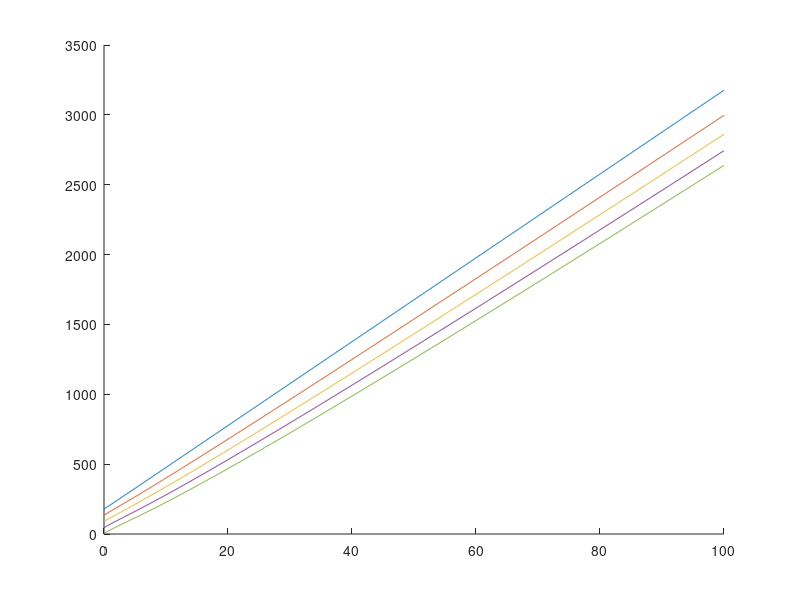
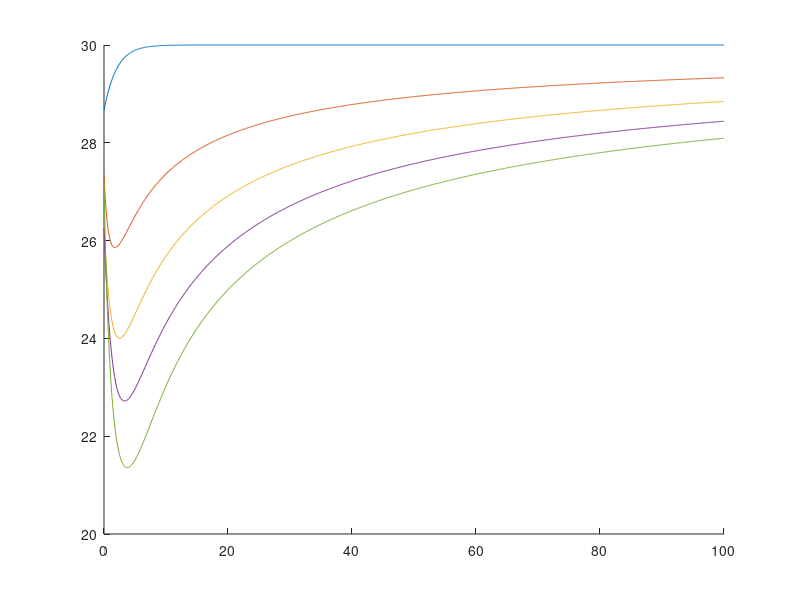
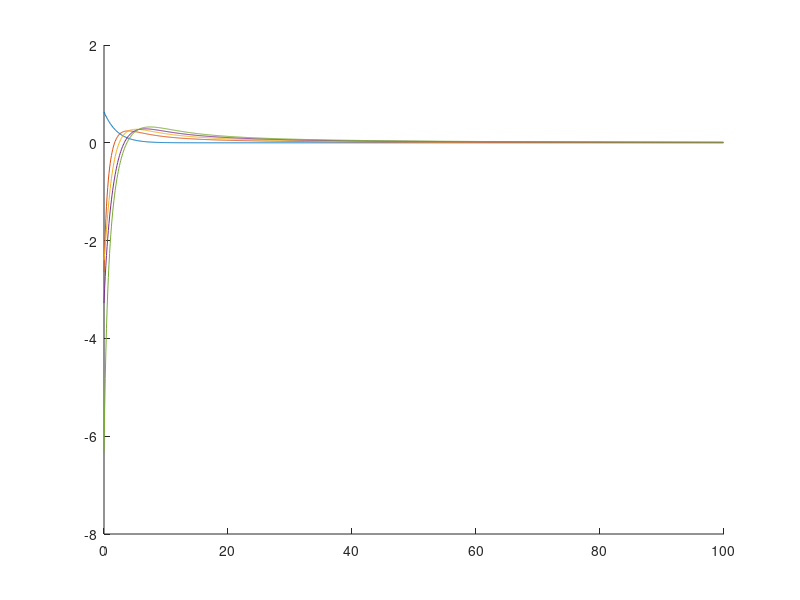

Write MATLAB code to recreate these figures, in order. (Note: this script raises an error after producing the figures.)


% In the following code I try to simulate human driven vehicle so that we
% can play with Bayesian Linear regression and see how it works. Because
% here we do not use VR, we need to generate vehicle trajectories (mimicing
% humans) in a different way. To do that, we use a car-following model.
% This model is the IDM model (you can google it). Here We will do a simple
% example considering only a single road. Not a merging. Next we initialize
% some parameters for our simulation. 

Simulation_time = 100;
time_step = 0.1;
N = round(Simulation_time / time_step);

v_des = 30;        % desired speed (m/s)
T = 1.5;           % time headway (s)
s0 = 4;            % minimum gap (m), a.k.a. s0 (your "gamma")
num_vehicles = 5;

% --- Initialize
vehicles = struct([]);
for i = 1:num_vehicles
    vehicles(i).id = i;
    vehicles(i).road = 1;

    % Preallocate trajectories
    vehicles(i).pos   = nan(1, N+1);
    vehicles(i).speed = nan(1, N+1);
    vehicles(i).acc   = nan(1, N+1);

    % Initial states
    vehicles(i).pos(1)   = (num_vehicles - i) * (40 + s0) + 4*rand(); % spaced back
    vehicles(i).speed(1) = 25 + (30-25)*rand();                      % 25–30 m/s
    vehicles(i).acc(1)   = 0;

    % IDM params (per vehicle)
    vehicles(i).a     = 2 + (5-2)*rand();     % max accel
    vehicles(i).b     = 1 + (4-1)*rand();     % comfortable decel
    vehicles(i).delta = 3 + (4-3)*rand();     % accel exponent (usually 4)
    vehicles(i).Length = 4 + (6-4)*rand();    % vehicle length (m)

    % Predecessor index (0 = no leader)
    vehicles(i).preceding_vehicle_index = i-1;
end
vehicles(1).preceding_vehicle_index = 0; % leader



% --- Simulation loop. This is the main loop where we update our vehicle
% trajerctories based on the IDM model. Play a little bit to see how each
% variable works. 

% As a next you need to define a trigger condition and based on available
% data train using BLR and predict. In the paper you can find some hint on
% how to select the number of data to train etc. But to make it
% simple you can say if a vehicle passes 60 meters in distance I train
% using data I have. Then we can do some comparisons how the amount of data
% can influence conservatism. 


for t = 1:N
    % Recompute order & predecessors each step (by position)
    [~, order] = sort(arrayfun(@(v) v.pos(t), vehicles), 'descend'); % larger x = ahead
    % Map: who is ahead of whom. We do that in order to easily identify the
    % preceding vehicle. We will do something similar when we have merging,
    % but it will not be the same. 
    inv_order = zeros(1,num_vehicles);
    inv_order(order) = 1:num_vehicles;
    for k = 1:num_vehicles
        rk = inv_order(k); % rank in sorted list
        if rk == 1
            vehicles(k).preceding_vehicle_index = 0; % no leader
        else
            leader_id = order(rk - 1);
            vehicles(k).preceding_vehicle_index = leader_id;
        end
    end

    % Update each vehicle
    for i = 1:num_vehicles
        
        v  = vehicles(i).speed(t);
        %the following 3 parameters are associated with some
        %characteristics of the vehicles (like maximum acceleration or
        %comfortable deceleration) and are used by the IDM model. The
        %parameter del does not have a physical interpretation. Look the
        %IDM model in google to see what this parameter does (it is not
        %important for now tho).
        a0 = vehicles(i).a;
        b0 = vehicles(i).b;
        del= vehicles(i).delta;


        %we check if there is a preceding vehicle. If it is not we need to
        %consider a special case of the IDM which is much simpler(see else)
        if vehicles(i).preceding_vehicle_index >= 1

    % we calculate some parameters needed for the IDM Model
            j = vehicles(i).preceding_vehicle_index;  % leader index
            vL = vehicles(j).speed(t);
            x  = vehicles(i).pos(t);
            xL = vehicles(j).pos(t);

            % actual net spacing s (subtract leader length)
            s  = xL - x - vehicles(j).Length;
            s  = max(s, 1e-3); % avoid divide-by-zero

            dv = v - vL; % positive if approaching
            s_star = s0 + v*T + (v * dv) / (2*sqrt(a0*b0));

            acc = a0 * ( 1 - (v / v_des)^del - (s_star / s)^2 );
        else
            % Leader uses free-road term only
            acc = a0 * ( 1 - (v / v_des)^del );
        end

        % we we update our vehicles state based on the acceleration we
        % obtain from the IDM model.
        vehicles(i).acc(t)     = acc;
        vehicles(i).speed(t+1) = max(0, v + time_step * acc);
        vehicles(i).pos(t+1)   = vehicles(i).pos(t) + time_step * v + 0.5 * time_step^2 * acc;
    end
end


% Here we plot!


figure(1);
hold on 

t=0:time_step:Simulation_time;

for i=1:num_vehicles
    plot(t,vehicles(i).pos);
end

hold off

figure(2);

hold on 

t=0:time_step:Simulation_time;

for i=1:num_vehicles
    plot(t,vehicles(i).speed);
end

hold off

figure(3);

hold on 

t=0:time_step:Simulation_time;

for i=1:num_vehicles
    plot(t,vehicles(i).acc);
end

hold off

%% --- NEWELL MODEL & BLR ESTIMATION SECTION
disp("Starting BLR estimation using IDM trajectories...");

% 1. Extract position/speed data into matrices
t = 0:time_step:Simulation_time;
Tlen = numel(t);
num_vehicles = numel(vehicles);
P = cell2mat(arrayfun(@(v) v.pos(:), vehicles, 'uni', false)); % (T x N)
V = cell2mat(arrayfun(@(v) v.speed(:), vehicles, 'uni', false));

% 2. Build leader indices per timestep
leaders = zeros(Tlen, num_vehicles);
for ti = 1:Tlen
    pos_t = arrayfun(@(v) v.pos(ti), vehicles);
    [~, ord] = sort(pos_t, 'descend');           % larger x = ahead
    invord = zeros(1, num_vehicles);
    invord(ord) = 1:num_vehicles;
    for k = 1:num_vehicles
        rk = invord(k);                          % rank (1 = front)
        if rk == 1
            leaders(ti,k) = 0;                   % no leader
        else
            leaders(ti,k) = ord(rk - 1);         % leader = one car ahead
        end
    end
end


% 3. Estimate Newell time shifts τ_k(t)
w = 10;  % backward wave speed (m/s)
taus_all = nan(Tlen, num_vehicles);
for k = 1:num_vehicles
    if k==1, continue; end
    j = leaders(:,k);
    if all(j==0), continue; end
    Pj = P(:,j(find(j>0,1))); % pick a sample leader
    taus_all(:,k) = estimate_tau_series(t, Pj, P(:,k), w);
end

% 4. Build dataset for BLR and train model
[X, Y] = make_blr_dataset(t, P, leaders, taus_all);
blr = blr_fit(X, Y);

% 5. Predict τ for one follower and plot
k = 3;
idx_ok = find(~isnan(taus_all(:,k)));
Xk = []; Yk = [];
for ii = idx_ok(:).'
    j = leaders(ii,k); if j==0, continue; end
    Xk(end+1,:) = [1, P(ii,k), P(ii,j)];
    Yk(end+1,1) = taus_all(ii,k);
end
[m_tau, v_tau] = blr_predict(blr, Xk);

figure;
plot(t(idx_ok), Yk, 'k', t(idx_ok), m_tau, 'r', ...
     t(idx_ok), m_tau + 2*sqrt(v_tau), 'r--', ...
     t(idx_ok), m_tau - 2*sqrt(v_tau), 'r--');
xlabel('time (s)'); ylabel('\tau (s)');
title('BLR prediction vs IDM-derived τ');
legend('True τ','BLR mean','±2σ band');

% --- Helper functions below ---
function taus = estimate_tau_series(t, Pj, Pk, w)
    Fj = griddedInterpolant(t, Pj, 'pchip');
    taus = nan(size(t)); guess=1.5;
    for ii=1:numel(t)
        fun = @(tau) Fj(t(ii)-tau) - w*tau - Pk(ii);
        try
            taus(ii)=fzero(fun, guess); guess=max(0.2,min(3,taus(ii)));
        catch, taus(ii)=NaN; end
    end
end

function [X,Y] = make_blr_dataset(t,P,leaders,taus)
    [T,N] = size(P); X=[]; Y=[];
    for k=2:N
        idx=find(~isnan(taus(:,k)));
        for i=idx(:).'
            j=leaders(i,k); if j==0, continue; end
            X(end+1,:)=[1, P(i,k), P(i,j)];
            Y(end+1,1)=taus(i,k);
        end
    end
end

function model = blr_fit(X,Y)
    [N,M]=size(X); alpha=1e-3; beta=1/var(Y); I=eye(M);
    for it=1:200
        S=inv(alpha*I+beta*(X.'*X)); mu=beta*S*(X.'*Y);
        gamma=sum(1-alpha*diag(S));
        alpha_new=gamma/(mu.'*mu); err=Y-X*mu;
        beta_new=(N-gamma)/(err.'*err);
        if max(abs([alpha_new-alpha,beta_new-beta]))<1e-6, break; end
        alpha=alpha_new; beta=beta_new;
    end
    model.mu=mu; model.S=S; model.alpha=alpha; model.beta=beta;
end

function [m,v] = blr_predict(model,Xstar)
    m = Xstar*model.mu;
    v = sum((Xstar*model.S).*Xstar,2) + 1/model.beta;
end
